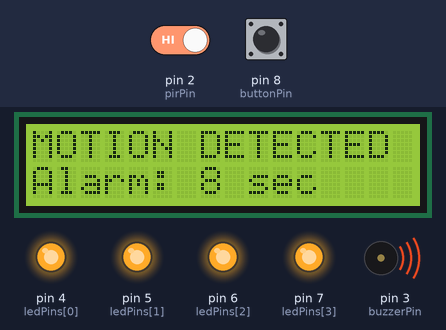
Bench run of a sketch on a simulated Arduino Uno, built with avr-gcc and run on an emulated ATmega328P. Parts: 16×2 character LCD, output pins drawn as LEDs (lit = HIGH), buzzer (waves = sounding). The inputs (shaded band) are chosen by the test bench; at power-on: pin 8 (buttonPin) HIGH, pin 2 (pirPin) HIGH. What the sketch prints to the serial monitor is not drawn.

Above: at 1.2 s.
1.3 s: pin 8 (buttonPin) pulled LOW for 0.15 s
At 3.1 s:
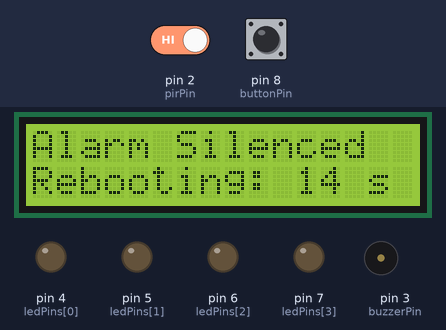
4.4 s: pin 2 (pirPin) driven LOW
At 5.1 s:
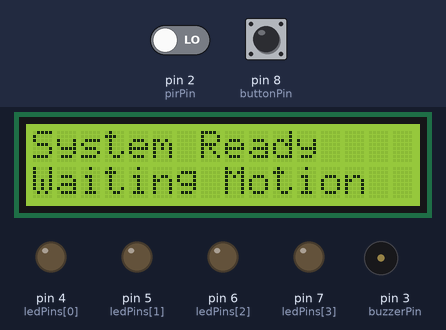
5.9 s: pin 2 (pirPin) driven HIGH
At 6.42 s:
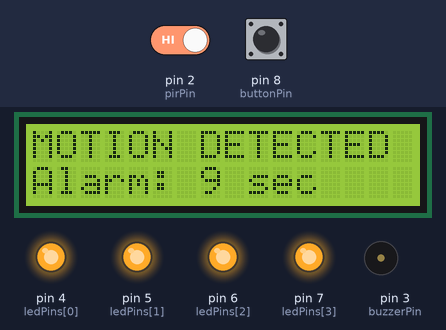
7.4 s: pin 8 (buttonPin) pulled LOW for 1 s
At 7.61 s:
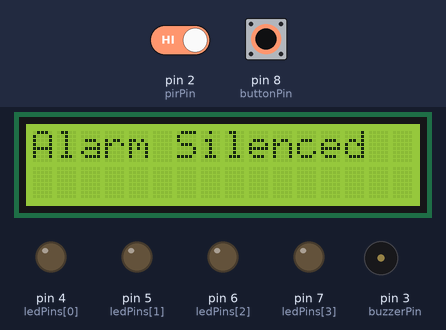
Timing chart, 0 to 10.4 s (numbered marks = the images above; inputs shaded):
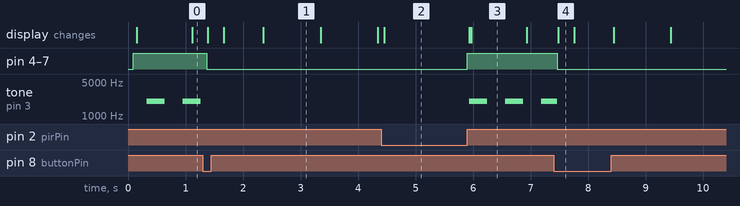

The sketch:

Motion_detection_system.ino
```cpp
#include <Wire.h>
#include <LiquidCrystal_I2C.h>

const uint8_t LCD_ADDR = 0x27;
LiquidCrystal_I2C lcd(LCD_ADDR, 16, 2);

const int pirPin    = 2;
const int buzzerPin = 3;
const int ledPins[] = {4, 5, 6, 7};
const int buttonPin = 8;   // Pushbutton with INPUT_PULLUP

bool alarmActive = false;
unsigned long lastBeepToggle = 0;
bool buzzerOn = false;
const unsigned long BEEP_INTERVAL = 300; // ms on/off

unsigned long alarmEndTime = 0;
const unsigned long ALARM_DURATION = 10000; // 10 seconds

bool waitForPirLow = false;  // PIR must go LOW before new trigger
bool pirLastState = LOW;     // previous PIR reading
unsigned long rebootStartTime = 0;
const unsigned long MAX_REBOOT_TIME = 15000; // max 15s countdown

void setup() {
  pinMode(pirPin, INPUT);
  pinMode(buzzerPin, OUTPUT);
  for (int i = 0; i < 4; i++) pinMode(ledPins[i], OUTPUT);
  pinMode(buttonPin, INPUT_PULLUP);

  lcd.init();
  lcd.backlight();
  lcd.setCursor(0, 0);
  lcd.print("PIR Alarm Ready");
  lcd.setCursor(0, 1);
  lcd.print("No Motion");

  Serial.begin(9600);
}

void setAllLeds(bool on) {
  for (int i = 0; i < 4; i++) digitalWrite(ledPins[i], on ? HIGH : LOW);
}

void startAlarm() {
  setAllLeds(true);
  alarmActive = true;
  alarmEndTime = millis() + ALARM_DURATION;
}

void stopAlarm() {
  setAllLeds(false);
  noTone(buzzerPin);
  buzzerOn = false;
  alarmActive = false;
}

void handleBuzzerBeep() {
  if (alarmActive) {
    unsigned long now = millis();
    if (now - lastBeepToggle >= BEEP_INTERVAL) {
      lastBeepToggle = now;
      if (buzzerOn) {
        noTone(buzzerPin);
        buzzerOn = false;
      } else {
        tone(buzzerPin, 2000);
        buzzerOn = true;
      }
    }
  }
}

void loop() {
  unsigned long now = millis();
  int pirState = digitalRead(pirPin);
  int btnState = digitalRead(buttonPin);

  // Button pressed → stop alarm and start reboot
  if (btnState == LOW && alarmActive) {
    delay(50); // debounce
    if (digitalRead(buttonPin) == LOW) {
      stopAlarm();
      waitForPirLow = true;
      rebootStartTime = now;

      lcd.clear();
      lcd.setCursor(0, 0);
      lcd.print("Alarm Silenced");
      Serial.println("Button pressed -> Alarm OFF, system rebooting");
      delay(250);
    }
  }

  // Wait for PIR LOW → show countdown
  if (waitForPirLow) {
    unsigned long elapsed = now - rebootStartTime;
    long remaining = (long)MAX_REBOOT_TIME - (long)elapsed;
    if (remaining < 0) remaining = 0;

    lcd.setCursor(0, 1);
    lcd.print("Rebooting: ");
    lcd.print(remaining / 1000 + 1); // round up to seconds
    lcd.print(" s   "); // clear leftover chars

    if (pirState == LOW) {
      waitForPirLow = false;
      pirLastState = LOW;
      lcd.clear();
      lcd.setCursor(0, 0);
      lcd.print("System Ready");
      lcd.setCursor(0, 1);
      lcd.print("Waiting Motion");
      Serial.println("PIR LOW detected -> ready for new motion");
    } else {
      handleBuzzerBeep();
      return; // skip normal PIR detection
    }
  }

  // Rising-edge detection: trigger alarm only on LOW→HIGH transition
  if (pirState == HIGH && pirLastState == LOW && !alarmActive) {
    startAlarm();
    lcd.clear();
    lcd.setCursor(0, 0);
    lcd.print("MOTION DETECTED");
    Serial.println("Motion -> Alarm ON for 10s");
  }

  // Update countdown display if alarm is active
  if (alarmActive) {
    unsigned long timeLeft = (alarmEndTime > now) ? (alarmEndTime - now) / 1000 : 0;
    lcd.setCursor(0, 1);
    lcd.print("Alarm: ");
    lcd.print(timeLeft);
    lcd.print(" sec   "); // clear previous numbers
  }

  // Stop alarm after 10s
  if (alarmActive && now >= alarmEndTime) {
    stopAlarm();
    lcd.clear();
    lcd.setCursor(0, 0);
    lcd.print("No Motion");
    lcd.setCursor(0, 1);
    lcd.print("Alarm OFF");
    Serial.println("10s expired -> Alarm OFF");
  }

  pirLastState = pirState; // update last PIR state
  handleBuzzerBeep();
  delay(20);
}
```

Measured:
- after the input at 1.3 s, pin 4 (ledPins[0]), pin 5 (ledPins[1]), pin 6 (ledPins[2]), pin 7 (ledPins[3]): HIGH → LOW after 0.07 s; tone on pin 3 (buzzerPin): stops changing and stays silent; the display: first changes after 0.09 s (image 1 shows a later state)
- after the input at 4.4 s, the display: changes after 0.06 s (image 2)
- after the input at 5.9 s, pin 4 (ledPins[0]), pin 5 (ledPins[1]), pin 6 (ledPins[2]), pin 7 (ledPins[3]): LOW → HIGH at once; tone on pin 3 (buzzerPin): alternates 2000 Hz for 0.31 s and silent for 0.31 s, starting at once; the display: first changes at once (image 3 shows a later state)
- after the input at 7.4 s, pin 4 (ledPins[0]), pin 5 (ledPins[1]), pin 6 (ledPins[2]), pin 7 (ledPins[3]): HIGH → LOW after 0.06 s; tone on pin 3 (buzzerPin): goes on until 7.5 s, then stays silent; the display: changes after 0.08 s (image 4)
- by itself, tone on pin 3 (buzzerPin): alternates 2000 Hz for 0.31 s and silent for 0.31 s
- what the display in image 1 shows lasts 0.9 s, from 2.4 s to 3.3 s
